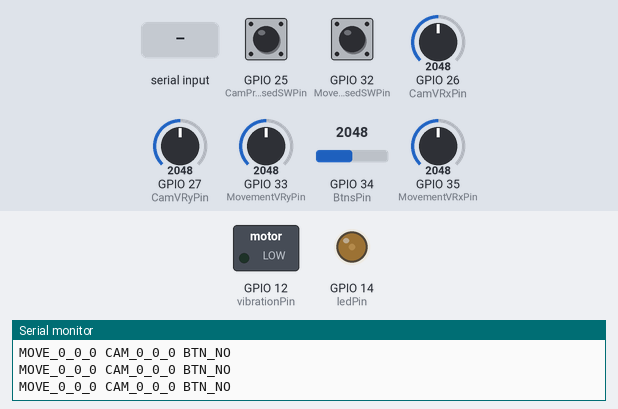
Bench run of a sketch on a simulated ESP32. Parts: switched loads named in the sketch (green lamp = pin HIGH), output pins drawn as LEDs (lit = HIGH), the last lines printed to the serial monitor. Inputs (shaded band) come from the test bench; at power-on: GPIO 34 (BtnsPin) = 2048, GPIO 25 (CamPressedSWPin) HIGH, GPIO 26 (CamVRxPin) = 2048, GPIO 27 (CamVRyPin) = 2048, GPIO 32 (MovementPressedSWPin) HIGH, GPIO 33 (MovementVRyPin) = 2048, GPIO 35 (MovementVRxPin) = 2048. USB keyboard and mouse output is not drawn.

Above: at 1.29 s.
1.3 s: "USE_LED\n" received over Serial
2.8 s: "LED_ON\n" received over Serial
At 3.9 s:
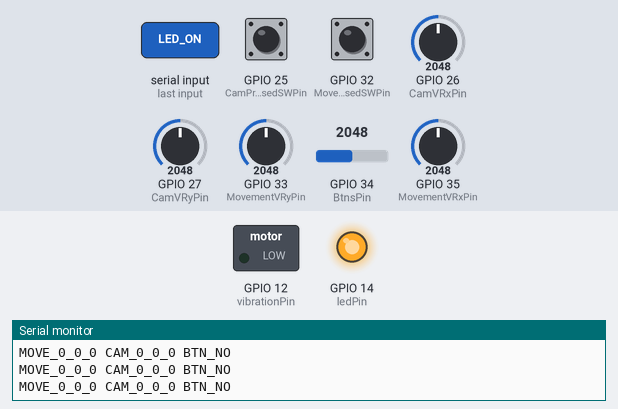
4.3 s: "VIBRATE_ON\n" received over Serial
At 5.5 s:
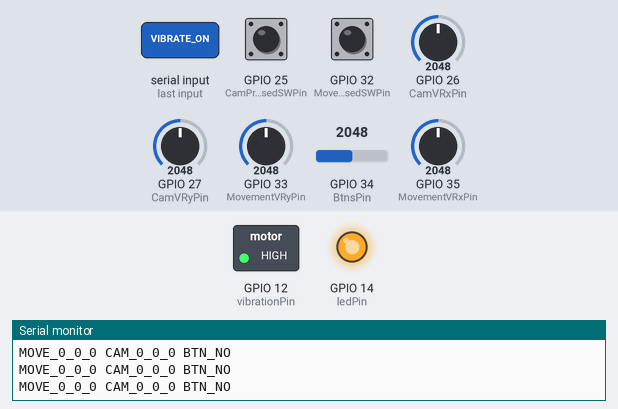
5.8 s: "LED_OFF\n" received over Serial
At 7.1 s:
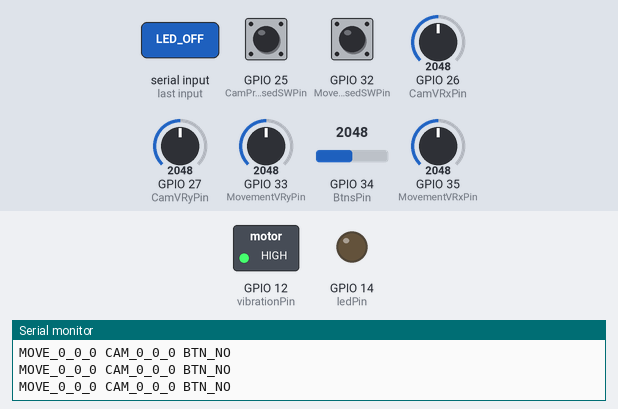
7.4 s: GPIO 34 (BtnsPin) set to 1923
9.3 s: "VIBRATE_OFF\n" received over Serial
At 10.6 s:
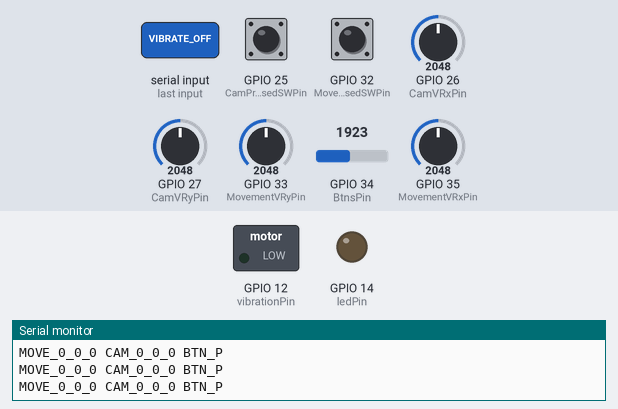
Timing chart, 0 to 11.8 s (numbered marks = the images above; inputs shaded):
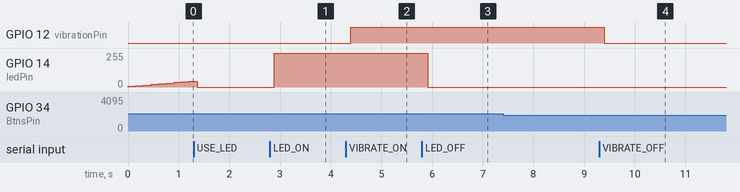

Measured:
- after the input at 2.8 s, GPIO 14 (ledPin): 0/255 → 255/255 after 0.08 s
- after the input at 4.3 s, GPIO 12 (vibrationPin): LOW → HIGH after 0.10 s
- after the input at 5.8 s, GPIO 14 (ledPin): 255/255 → 0/255 after 0.11 s
- after the input at 9.3 s, GPIO 12 (vibrationPin): HIGH → LOW after 0.10 s

The sketch:

Controller.ino
```cpp
#include <Arduino.h>
#include <BleGamepad.h>

// At the end, this will output a string in this form, to allow us to use it inside Unity
// MOVE_0_0 CAM_0_0 BTN_0
// OR
// MOVE_3_10 CAM_3_-1 BTN_A

// Each hardware component has a pin associated with it
// Move Joystick Pins
const int MovementVRxPin = 35;
const int MovementVRyPin = 33;
const int CamVRxPin = 26;
const int CamVRyPin = 27;

// Move Joystick Pressed
const int MovementPressedSWPin = 32;
const int CamPressedSWPin = 25;

const int BtnsPin = 34;
const int vibrationPin = 12;
const int ledPin = 14;

// Joystick calibration constants
const int JOYSTICK_MIN = 0;
const int JOYSTICK_MAX = 4095;
const int JOYSTICK_CENTER = 2047;
const int JOYSTICK_DEADZONE = 200;

// Can we use the LEDs in the game, or is it on stand by
bool useLED = false;

// Handle Fade
int brightness = 0;
int fadeAmount = 5;

// BLE Gamepad Config
BleGamepad bleGamepad("Microtwi Controller");
BleGamepadConfiguration bleGamepadConfig;

// This runs on startup / initialization, like Unity's Start function
void setup() {
  Serial.begin(115200);

  // Configure BLE Gamepad
  bleGamepadConfig.setAxesMin(-32768); // Set the minimum for all axes
  bleGamepadConfig.setAxesMax(32767); // Set the maximum for all axes
  bleGamepadConfig.setAutoReport(false); // Disable auto-report for manual control

  // Initialize BLE Gamepad
  bleGamepad.begin(&bleGamepadConfig);

  // Configure pins
  pinMode(vibrationPin, OUTPUT);
  pinMode(MovementVRxPin, INPUT);
  pinMode(MovementVRyPin, INPUT);
  pinMode(MovementPressedSWPin, INPUT_PULLUP);
  pinMode(CamVRxPin, INPUT);
  pinMode(CamVRyPin, INPUT);
  pinMode(CamPressedSWPin, INPUT_PULLUP);
  pinMode(ledPin, OUTPUT);

  Serial.println("Gamepad ready!");
}

// Simmilar to Unity's Update and Coroutine functions (runs once 150 ms)
void loop() {
  SearchForFunctions();
  Serial.print("MOVE_");
  CalculateJoystickInputs(MovementVRxPin, MovementVRyPin, MovementPressedSWPin, true);

  Serial.print(" CAM_");
  CalculateJoystickInputs(CamVRxPin, CamVRyPin, CamPressedSWPin, false);

  HandleButtons();
  Serial.println("");

  if (bleGamepad.isConnected())
  {
    bleGamepad.sendReport();
  }

  // Trigger fade animation if the led is not used
  if (!useLED)
  {
    FadeLED();
  }

  delay(150);
}

// Handle The Joystick Values Manually
void CalculateJoystickInputs(int VRxPin, int VRyPin, int SWPin, bool isMovement)
{
  // Read joystick
  int XValue = analogRead(VRxPin);
  int YValue = analogRead(VRyPin);

  // Read button
  int PressedValue = digitalRead(SWPin);

  if (PressedValue == LOW)
  {
    Serial.print("1");
  }
  else
  {
    Serial.print("0");
  }

  if (bleGamepad.isConnected())
  {
    // Map the joystick values from 0-4095 to -32768 to 32767
    int mappedX = mapJoystickValue(4095 - XValue);
    int mappedY = mapJoystickValue(YValue);

    // Apply dead zone
    // if (abs(mappedX) < JOYSTICK_DEADZONE) {
    //   mappedX = 0;
    // }
    // if (abs(mappedY) < JOYSTICK_DEADZONE) {
    //   mappedY = 0;
    // }

    if (isMovement)
    {
      bleGamepad.setLeftThumb(mappedX, mappedY);
      bleGamepad.sendReport();

      if (PressedValue == LOW)
      {
        bleGamepad.press(BUTTON_15);
      }
      else
      {
        bleGamepad.release(BUTTON_15);
      }
    }
    else
    {
      bleGamepad.setRightThumb(mappedX, mappedY);
      bleGamepad.sendReport();

      if (PressedValue == LOW)
      {
        bleGamepad.press(BUTTON_16);
      }
      else
      {
        bleGamepad.release(BUTTON_16);
      }
    }
  }

  // Directions
  Serial.print("_");
  Serial.print(mapToRange(XValue));
  Serial.print("_");
  Serial.print(mapToRange(YValue));
}

// Normalize joystick values to -1 to 1 range
int mapToRange(int value) {
    return (int)((float)(value - JOYSTICK_CENTER) / -(JOYSTICK_CENTER) * 10);
}

int mapJoystickValue(int value) {
  // Map the joystick's 0-4095 range to -32768 to 32767
  return map(value, JOYSTICK_MIN, JOYSTICK_MAX, -32768, 32767);
}

// Handle button inputs and send to BLE Gamepad
void HandleButtons() {
  int rawValue = analogRead(BtnsPin);
  float voltage = (rawValue / 4095.0) * 3.3;

  Serial.print(" BTN_");

  // Map button presses to gamepad buttons
  if (voltage >= .3 && voltage <= .5)
  {
    Serial.print("Y");
    if (bleGamepad.isConnected())
    {
      bleGamepad.press(BUTTON_5);
    }
  }
  else if (voltage >= .9 && voltage <= 1)
  {
    Serial.print("B");
    if (bleGamepad.isConnected())
    {
      bleGamepad.press(BUTTON_2);
    }
  }
  else if (voltage >= 1.4 && voltage <= 1.6)
  {
    Serial.print("P");
    if (bleGamepad.isConnected())
    {
      bleGamepad.press(BUTTON_12);
    }
  }
  else if (voltage >= 2 && voltage <= 2.1)
  {
    Serial.print("S");
    if (bleGamepad.isConnected())
    {
      bleGamepad.press(BUTTON_11);
    }
  }
  else if (voltage >= 2.6 && voltage <= 2.7)
  {
    Serial.print("A");
    if (bleGamepad.isConnected())
    {
      bleGamepad.press(BUTTON_1);
    }
  }
  else if (voltage >= 3)
  {
    Serial.print("X");
    if (bleGamepad.isConnected())
    {
      bleGamepad.press(BUTTON_4);
    }
  }
  else
  {
    // Release all buttons if no valid input is detected
    Serial.print("NO");
    if (bleGamepad.isConnected())
    {
      bleGamepad.release(BUTTON_1);
      bleGamepad.release(BUTTON_2);
      bleGamepad.release(BUTTON_4);
      bleGamepad.release(BUTTON_5);
      bleGamepad.release(BUTTON_11);
      bleGamepad.release(BUTTON_12);
    }
  }
}

// This function allows us to read data from Unity / The Game
// The string, "data" is the commands that we give on Unity using the Serial Port
void SearchForFunctions()
{
  if (Serial.available())
  {
    String data = Serial.readStringUntil('\n'); // Read data until newline character
    data.trim();

    if (data == "LED_ON" && useLED)
    {
      HandleLED(true);
    }

    if (data == "LED_OFF" && useLED)
    {
      HandleLED(false);
    }

    if (data == "VIBRATE_ON")
    {
      HandleVibration(true);
    }

    if (data == "VIBRATE_OFF")
    {
      HandleVibration(false);
    }

    if (data == "DECREASE_FADE")
    {
      if (fadeAmount > 1)
      {
        fadeAmount--;
      }
    }

    if (data == "INCREASE_FADE")
    {
      if (fadeAmount < 25)
      {
        fadeAmount++;
      }
    }

    if (data == "RESET_FADE")
    {
      fadeAmount = 5;
    }

    if (data == "USE_LED")
    {
      useLED = true;
      HandleLED(false);
    }

    if (data == "DONT_USE_LED")
    {
      useLED = false;
    }
  }
}

// Functions To Handle LEDS AND VIBRATIONS
void HandleLED(bool isLEDOn)
{
  if (isLEDOn)
  {
    analogWrite(ledPin, 255); // Full brightness
  }
  else
  {
    analogWrite(ledPin, 0); // LED off
  }
}

void HandleVibration(bool isVribrating)
{
  if (isVribrating)
  {
    digitalWrite(vibrationPin, HIGH);
  }
  else
  {
    digitalWrite(vibrationPin, LOW);
  }
}

bool isFadingUp = true;

// Fade LEDs on stand by
void FadeLED()
{
  if (isFadingUp)
  {
    if (brightness + fadeAmount >= 250)
    {
      isFadingUp = false;
    }
    else
    {
      brightness += fadeAmount;
    }
  }
  else
  {
    if (brightness - fadeAmount <= 5)
    {
      isFadingUp = true;
    }
    else
    {
      brightness -= fadeAmount;
    }
  }

  analogWrite(ledPin, brightness);
}
```
